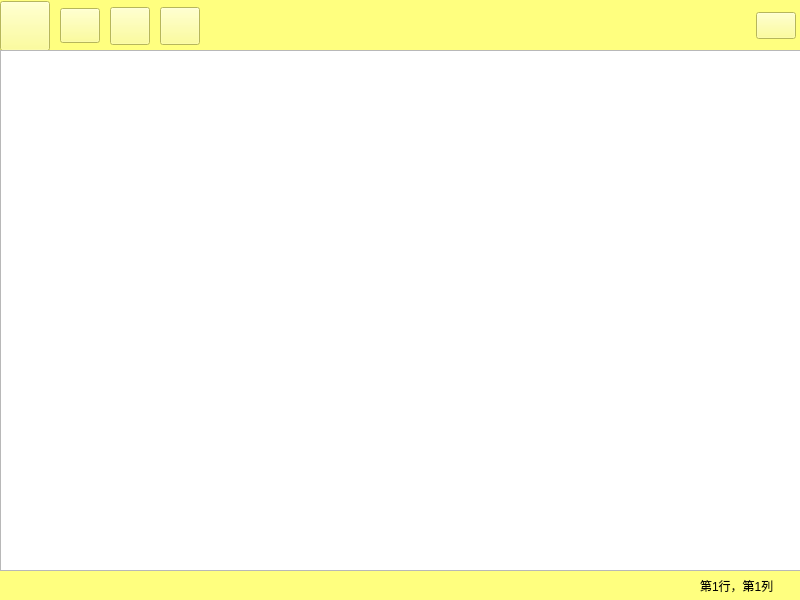
<?xml version="1.0" encoding="UTF-8"?>
<ui version="4.0">
 <class>Widget</class>
 <widget class="QWidget" name="Widget">
  <property name="geometry">
   <rect>
    <x>0</x>
    <y>0</y>
    <width>800</width>
    <height>600</height>
   </rect>
  </property>
  <property name="windowTitle">
   <string>QNote</string>
  </property>
  <property name="windowIcon">
   <iconset resource="res.qrc">
    <normaloff>:/ico/Dtafalonso-Yosemite-Flat-Notes.ico</normaloff>:/ico/Dtafalonso-Yosemite-Flat-Notes.ico</iconset>
  </property>
  <widget class="QWidget" name="layoutWidget">
   <property name="geometry">
    <rect>
     <x>0</x>
     <y>0</y>
     <width>930</width>
     <height>601</height>
    </rect>
   </property>
   <layout class="QVBoxLayout" name="verticalLayout">
    <property name="spacing">
     <number>0</number>
    </property>
    <item>
     <widget class="QWidget" name="widgetHeader" native="true">
      <property name="minimumSize">
       <size>
        <width>0</width>
        <height>50</height>
       </size>
      </property>
      <property name="styleSheet">
       <string notr="true">background-color: rgb(255, 255, 127);</string>
      </property>
      <widget class="QWidget" name="layoutWidget_4">
       <property name="geometry">
        <rect>
         <x>0</x>
         <y>0</y>
         <width>801</width>
         <height>52</height>
        </rect>
       </property>
       <layout class="QHBoxLayout" name="hLayoutHeader">
        <property name="spacing">
         <number>10</number>
        </property>
        <item>
         <widget class="QPushButton" name="btnOpen">
          <property name="minimumSize">
           <size>
            <width>50</width>
            <height>50</height>
           </size>
          </property>
          <property name="styleSheet">
           <string notr="true">QPushButton{border-image: url(:/ico/Pictogrammers-Material-Folder-Folder-outline.ico);}
QPushButton:hover { border-image: url(:/ico/Pictogrammers-Material-Folder-Folder-open-outline.ico); }
QPushButton:hover:pressed { border-image: url(:/ico/Pictogrammers-Material-Folder-Folder-open.ico);}
</string>
          </property>
          <property name="text">
           <string/>
          </property>
          <property name="iconSize">
           <size>
            <width>24</width>
            <height>24</height>
           </size>
          </property>
         </widget>
        </item>
        <item>
         <widget class="QPushButton" name="btnSave">
          <property name="minimumSize">
           <size>
            <width>35</width>
            <height>35</height>
           </size>
          </property>
          <property name="styleSheet">
           <string notr="true">QPushButton{ border-image: url(:/ico/Icons8-Windows-8-Programming-Save_u.ico);}
QPushButton:hover { border-image: url(:/ico/Icons8-Windows-8-Programming-Save-As.ico);}
QPushButton:hover:pressed {border-image: url(:/ico/Icons8-Windows-8-Programming-Save.ico);}
</string>
          </property>
          <property name="text">
           <string/>
          </property>
          <property name="iconSize">
           <size>
            <width>24</width>
            <height>24</height>
           </size>
          </property>
         </widget>
        </item>
        <item>
         <widget class="QPushButton" name="btnClear">
          <property name="minimumSize">
           <size>
            <width>38</width>
            <height>38</height>
           </size>
          </property>
          <property name="styleSheet">
           <string notr="true">QPushButton{border-image: url(:/ico/Ionic-Ionicons-Ban-outline.ico);}

QPushButton:hover {border-image: url(:/ico/Fa-Team-Fontawesome-FontAwesome-Ban.ico);}
QPushButton:hover:pressed {border-image: url(:/ico/Ionic-Ionicons-Ban-sharp.ico);}


</string>
          </property>
          <property name="text">
           <string/>
          </property>
          <property name="iconSize">
           <size>
            <width>24</width>
            <height>24</height>
           </size>
          </property>
         </widget>
        </item>
        <item>
         <widget class="QPushButton" name="btnClose">
          <property name="minimumSize">
           <size>
            <width>38</width>
            <height>38</height>
           </size>
          </property>
          <property name="styleSheet">
           <string notr="true">QPushButton{border-image: url(:/ico/Steve-Zondicons-Close-Outline.ico);}
QPushButton:hover {border-image: url(:/ico/Custom-Icon-Design-Mono-General-1-Close.ico);}
QPushButton:hover:pressed {border-image: url(:/ico/Steve-Zondicons-Close-Solid.ico);}
</string>
          </property>
          <property name="text">
           <string/>
          </property>
         </widget>
        </item>
        <item>
         <spacer name="hSpacer_header_middle">
          <property name="orientation">
           <enum>Qt::Orientation::Horizontal</enum>
          </property>
          <property name="sizeHint" stdset="0">
           <size>
            <width>40</width>
            <height>20</height>
           </size>
          </property>
         </spacer>
        </item>
        <item>
         <widget class="QPushButton" name="btnAbout">
          <property name="minimumSize">
           <size>
            <width>1</width>
            <height>27</height>
           </size>
          </property>
          <property name="styleSheet">
           <string notr="true">QPushButton{border-image: url(:/ico/Bootstrap-Bootstrap-Bootstrap-exclamation-circle.ico);}
QPushButton:hover {border-image: url(:/ico/Custom-Icon-Design-Mono-General-about.ico);}
QPushButton:hover:pressed {border-image: url(:/ico/Bootstrap-Bootstrap-Bootstrap-exclamation-circle-fill.ico);}



</string>
          </property>
          <property name="text">
           <string/>
          </property>
          <property name="iconSize">
           <size>
            <width>15</width>
            <height>20</height>
           </size>
          </property>
         </widget>
        </item>
        <item>
         <spacer name="hSpacer_header_rigth">
          <property name="orientation">
           <enum>Qt::Orientation::Horizontal</enum>
          </property>
          <property name="sizeType">
           <enum>QSizePolicy::Policy::Fixed</enum>
          </property>
          <property name="sizeHint" stdset="0">
           <size>
            <width>5</width>
            <height>20</height>
           </size>
          </property>
         </spacer>
        </item>
       </layout>
      </widget>
     </widget>
    </item>
    <item>
     <widget class="QTextEdit" name="textEdit"/>
    </item>
    <item>
     <widget class="QWidget" name="widgetBottom" native="true">
      <property name="minimumSize">
       <size>
        <width>0</width>
        <height>30</height>
       </size>
      </property>
      <property name="layoutDirection">
       <enum>Qt::LayoutDirection::LeftToRight</enum>
      </property>
      <property name="autoFillBackground">
       <bool>false</bool>
      </property>
      <property name="styleSheet">
       <string notr="true">background-color: rgb(255, 255, 127);</string>
      </property>
      <layout class="QHBoxLayout" name="horizontalLayout">
       <property name="spacing">
        <number>0</number>
       </property>
       <property name="leftMargin">
        <number>0</number>
       </property>
       <property name="topMargin">
        <number>0</number>
       </property>
       <property name="rightMargin">
        <number>0</number>
       </property>
       <property name="bottomMargin">
        <number>0</number>
       </property>
       <item>
        <spacer name="horizontalSpacer">
         <property name="orientation">
          <enum>Qt::Orientation::Horizontal</enum>
         </property>
         <property name="sizeType">
          <enum>QSizePolicy::Policy::Minimum</enum>
         </property>
         <property name="sizeHint" stdset="0">
          <size>
           <width>700</width>
           <height>20</height>
          </size>
         </property>
        </spacer>
       </item>
       <item>
        <widget class="QLabel" name="labelPosition">
         <property name="sizePolicy">
          <sizepolicy hsizetype="Preferred" vsizetype="Preferred">
           <horstretch>0</horstretch>
           <verstretch>0</verstretch>
          </sizepolicy>
         </property>
         <property name="styleSheet">
          <string notr="true">color: rgb(0, 0, 0);</string>
         </property>
         <property name="text">
          <string>第1行，第1列 </string>
         </property>
        </widget>
       </item>
      </layout>
     </widget>
    </item>
   </layout>
  </widget>
 </widget>
 <resources>
  <include location="res.qrc"/>
 </resources>
 <connections/>
</ui>
